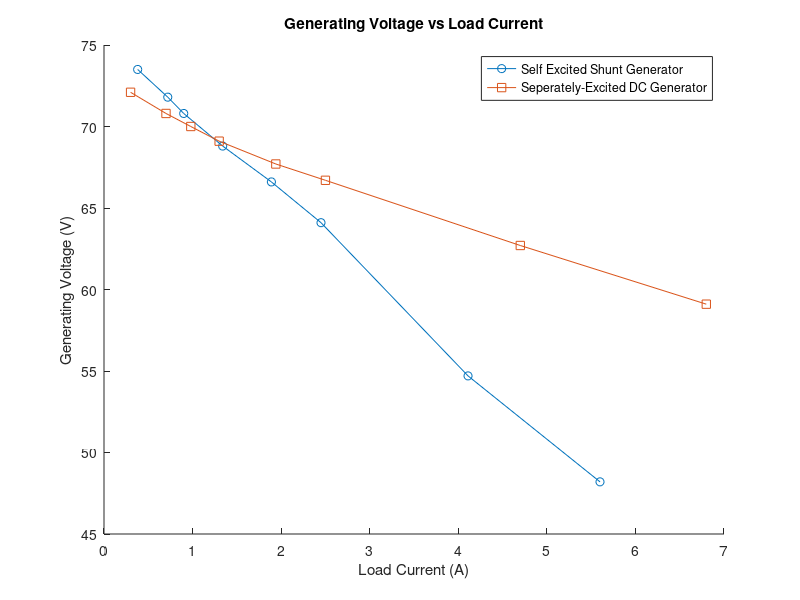
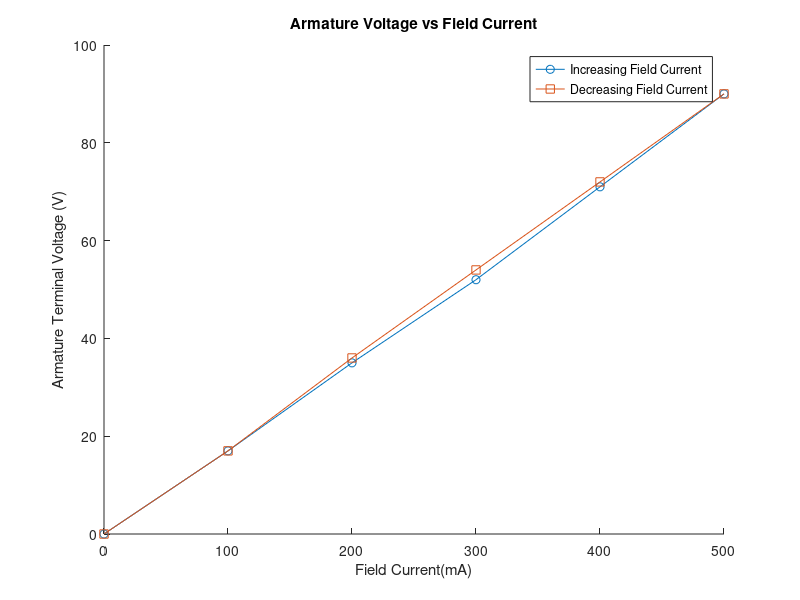

These charts were generated, in order, by the following MATLAB code:
I_f = [0, 100, 200, 300, 400, 500];
V_ti = [0, 17, 35, 52, 71, 90];
V_td = [0, 17, 36, 54, 72, 90];

C_i = [0.38, 0.72, 0.90, 1.34, 1.89, 2.45, 4.11, 5.60];
C_v = [73.5, 71.8, 70.8, 68.8, 66.6, 64.1, 54.7, 48.2];
D_i = [0.30, 0.7, 0.98, 1.30, 1.94, 2.5, 4.7, 6.8];
D_v = [72.1, 70.8, 70, 69.1, 67.7, 66.7, 62.7, 59.1];

figure(1);
hold on
plot(C_i, C_v, '-o');
plot(D_i, D_v, '-s');
title('Generating Voltage vs Load Current')
xlabel('Load Current (A)') % x-axis label
ylabel('Generating Voltage (V)') % y-axis label
legend('Self Excited Shunt Generator', 'Seperately-Excited DC Generator');
hold off


figure(2);
hold on
plot(I_f, V_ti, '-o');
plot(I_f, V_td, '-s');
title('Armature Voltage vs Field Current')
xlabel('Field Current(mA)') % x-axis label
ylabel('Armature Terminal Voltage (V)') % y-axis label
legend('Increasing Field Current', 'Decreasing Field Current');
hold off